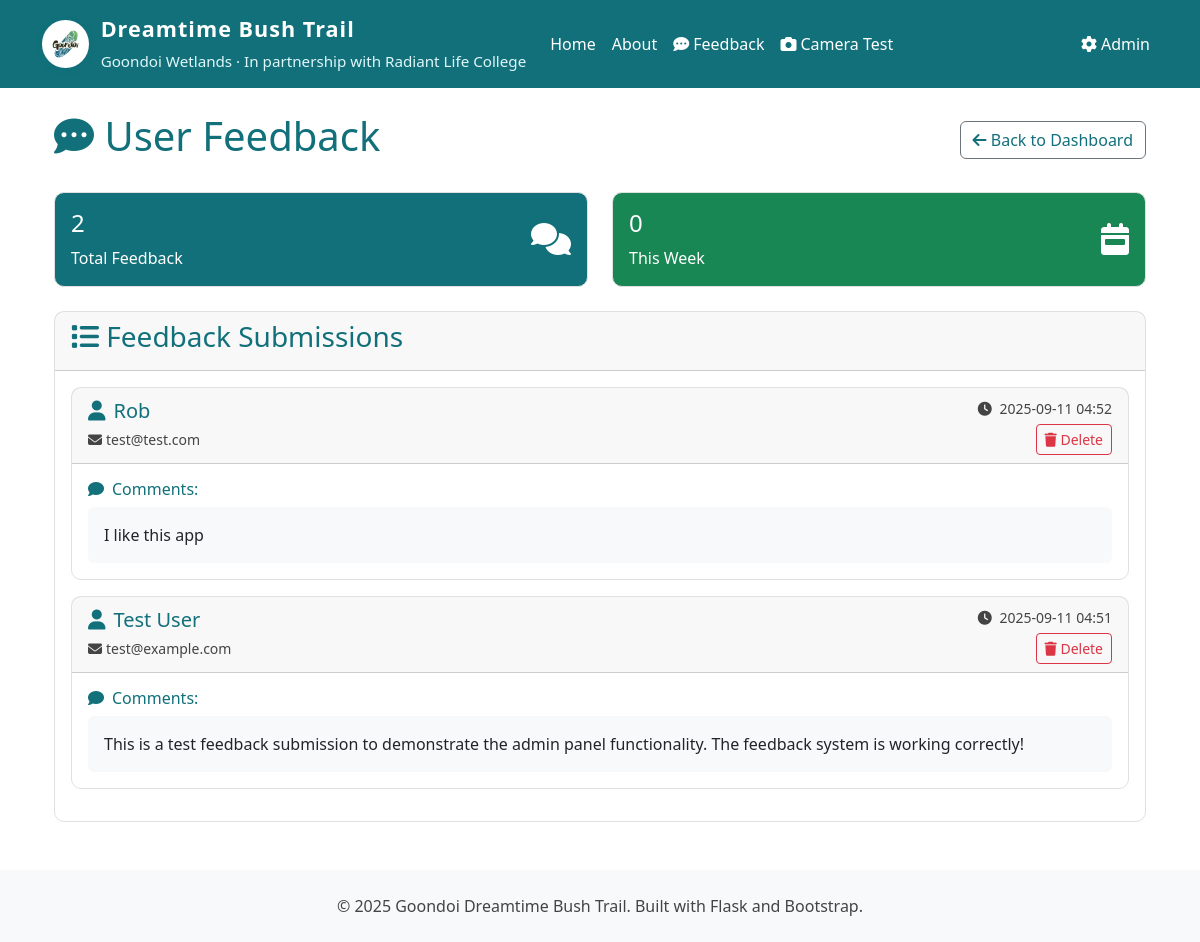
Page /admin/feedback on the committed database.
### app/models/feedback.py (models this page shows, shortened)
class Feedback(db.Model):
    __tablename__ = 'feedback'
    id = db.Column(db.Integer, primary_key=True)
    name = db.Column(db.String(100), nullable=False)
    email = db.Column(db.String(120), nullable=False)
    comments = db.Column(db.Text, nullable=False)
    created_at = db.Column(db.DateTime, default=datetime.utcnow)

### app/routes/admin.py (the view)
@admin_bp.route('/feedback')
def view_feedback():
    page = request.args.get('page', 1, type=int)
    per_page = 10
    feedback_pagination = Feedback.query.order_by(Feedback.created_at.desc()).paginate(
        page=page, per_page=per_page, error_out=False
    )
    total_feedback = Feedback.query.count()
    recent_feedback = Feedback.query.filter(
        Feedback.created_at >= db.func.date('now', '-7 days')
    ).count()
    return render_template('admin/feedback.html',
                         feedback_pagination=feedback_pagination,
                         total_feedback=total_feedback,
                         recent_feedback=recent_feedback)

### app/templates/admin/feedback.html (shortened to what this page needs)
{% extends "base.html" %}
{% block content %}
<div class="container mt-4">
    <div class="row">
        <div class="col-12">
            <div class="d-flex justify-content-between align-items-center mb-4">
                <h1><i class="fas fa-comment-dots"></i> User Feedback</h1>
                <a href="{{ url_for('admin.admin_dashboard') }}" class="btn btn-outline-secondary">
                    <i class="fas fa-arrow-left"></i> Back to Dashboard
                </a>
            </div>
            <div class="row mb-4">
                <div class="col-md-6">
                    <div class="card bg-primary text-white">
                        <div class="card-body">
                            <div class="d-flex justify-content-between">
                                <div>
                                    <h4 class="card-title text-white">{{ total_feedback }}</h4>
                                    <p class="card-text text-white">Total Feedback</p>
                                </div>
                                <div class="align-self-center">
                                    <i class="fas fa-comments fa-2x"></i>
                                </div>
                            </div>
                        </div>
                    </div>
                </div>
                <div class="col-md-6">
                    <div class="card bg-success text-white">
                        <div class="card-body">
                            <div class="d-flex justify-content-between">
                                <div>
                                    <h4 class="card-title text-white">{{ recent_feedback }}</h4>
                                    <p class="card-text text-white">This Week</p>
                                </div>
                                <div class="align-self-center">
                                    <i class="fas fa-calendar-week fa-2x"></i>
                                </div>
                            </div>
                        </div>
                    </div>
                </div>
            </div>
            <div class="card">
                <div class="card-header">
                    <h3><i class="fas fa-list"></i> Feedback Submissions</h3>
                </div>
                <div class="card-body">
                    {% if feedback_pagination.items %}
                        {% for feedback in feedback_pagination.items %}
                        <div class="card mb-3">
                            <div class="card-header d-flex justify-content-between align-items-center">
                                <div>
                                    <h5 class="mb-1">
                                        <i class="fas fa-user me-2"></i>{{ feedback.name }}
                                    </h5>
                                    <small class="text-muted">
                                        <i class="fas fa-envelope me-1"></i>{{ feedback.email }}
                                    </small>
                                </div>
                                <div class="text-end">
                                    <small class="text-muted">
                                        <i class="fas fa-clock me-1"></i>
                                        {{ feedback.created_at.strftime('%Y-%m-%d %H:%M') }}
                                    </small>
                                    <div class="mt-1">
                                        <button type="button" class="btn btn-sm btn-outline-danger"
                                                onclick="confirmDeleteFeedback('{{ feedback.id }}', '{{ feedback.name }}')">
                                            <i class="fas fa-trash"></i> Delete
                                        </button>
                                    </div>
                                </div>
                            </div>
                            <div class="card-body">
                                <div class="row">
                                    <div class="col-12">
                                        <h6><i class="fas fa-comment me-2"></i>Comments:</h6>
                                        <div class="bg-light p-3 rounded">
                                            <p class="mb-0">{{ feedback.comments }}</p>
                                        </div>
                                    </div>
                                </div>
                            </div>
                        </div>
                        {% endfor %}
                    {% endif %}
                </div>
            </div>
        </div>
    </div>
</div>
{% endblock %}

### app/static/css/style.css (style rules this page uses)
:root { --goondoi-teal: #11707a; --goondoi-light-teal: #1ba39c; --goondoi-dark: #222; --goondoi-bg: #fff; }
body { background: var(--goondoi-bg); color: var(--goondoi-dark); }
.navbar, .bg-primary { background-color: var(--goondoi-teal) !important; }
a, .text-primary { color: var(--goondoi-teal) !important; }
.card-title, h1, h2, h3, h4, h5, h6 { color: var(--goondoi-teal); }
.card { border-radius: 10px; border: 1px solid #e0e0e0; transition: transform 0.2s ease-in-out, box-shadow 0.2s ease-in-out; }
.lead, .text-muted { color: #444 !important; }

### rows in the picture
Feedback: name "Rob", email "test@test.com", created_at "2025-09-11 04:52", comments "I like this app"
Feedback: name "Test User", email "test@example.com", created_at "2025-09-11 04:51", comments "This is a test feedback submission to demonstrate the admin panel functionality. The feedback system is working correctly!"

### other values in the picture
{{ total_feedback }} "2"
{{ recent_feedback }} "0"
